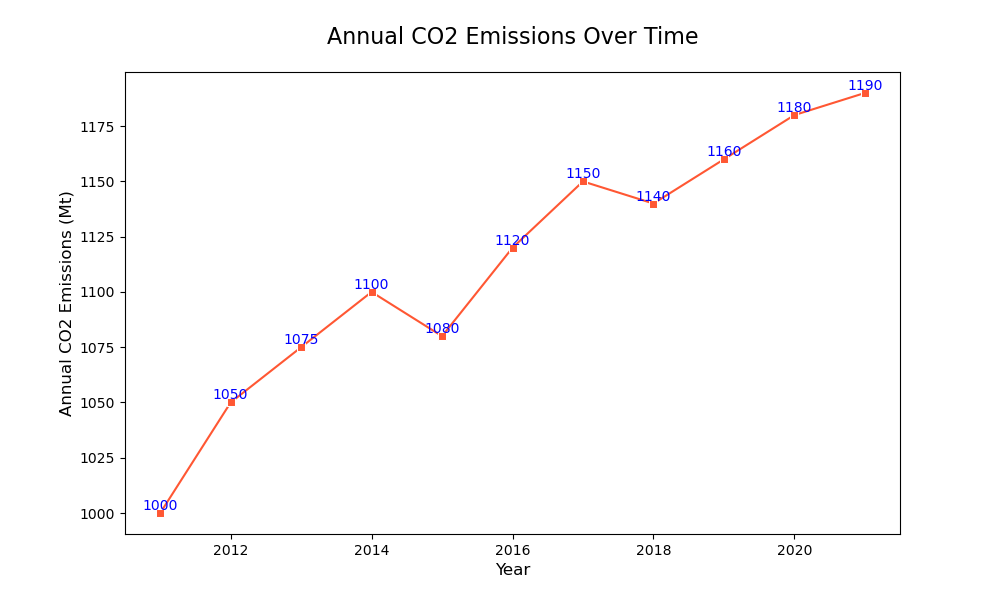

Generate this figure with Python:

import pandas as pd
import seaborn as sns
import matplotlib.pyplot as plt

data = {
    'Year': [2011, 2012, 2013, 2014, 2015, 2016, 2017, 2018, 2019, 2020, 2021],
    'Annual CO2 Emissions (Mt)': [1000, 1050, 1075, 1100, 1080, 1120, 1150, 1140, 1160, 1180, 1190]
}
df = pd.DataFrame(data)

f, ax = plt.subplots(figsize=(10, 6))

sns.lineplot(x="Year", y="Annual CO2 Emissions (Mt)", data=df, color="#FF5733", marker='s')

ax.set_title('Annual CO2 Emissions Over Time', fontsize=16, pad=20)
ax.set_xlabel('Year', fontsize=12)
ax.set_ylabel('Annual CO2 Emissions (Mt)', fontsize=12)

for x, y in zip(df['Year'], df['Annual CO2 Emissions (Mt)']):
    ax.text(x, y, y, color="blue", ha="center", va="bottom")

plt.show()
